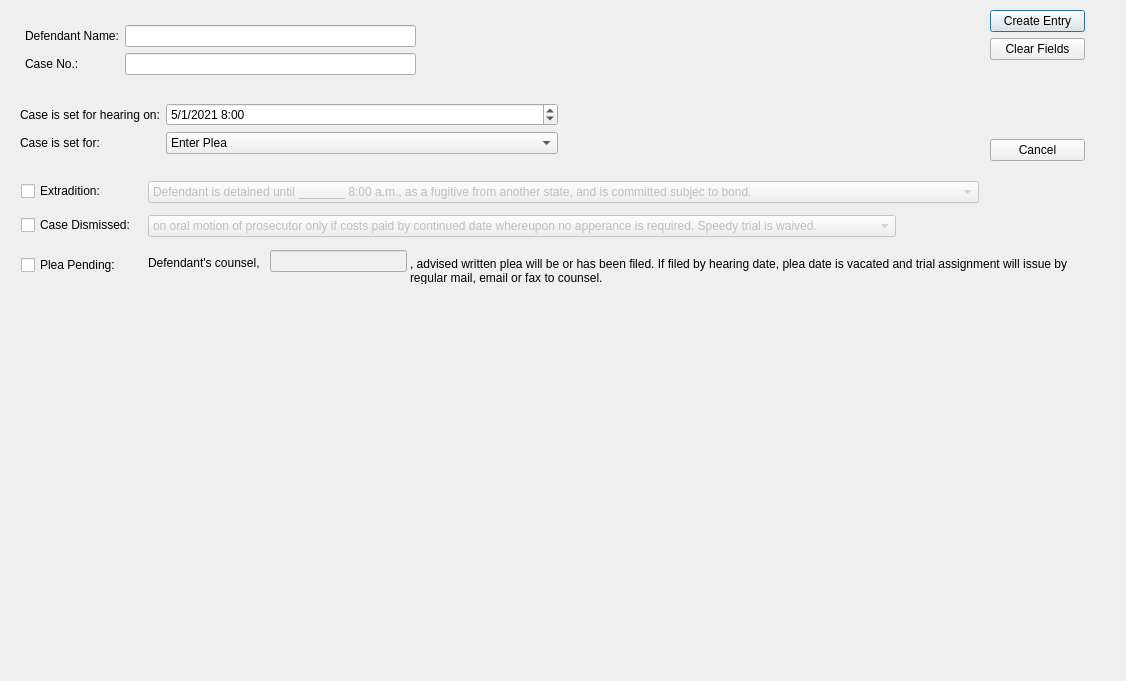
<?xml version="1.0" encoding="UTF-8"?>
<ui version="4.0">
 <class>YellowFormDialog</class>
 <widget class="QDialog" name="YellowFormDialog">
  <property name="enabled">
   <bool>true</bool>
  </property>
  <property name="geometry">
   <rect>
    <x>0</x>
    <y>0</y>
    <width>1126</width>
    <height>681</height>
   </rect>
  </property>
  <property name="windowTitle">
   <string>YellowFormDialog</string>
  </property>
  <widget class="QWidget" name="layoutWidget_2">
   <property name="geometry">
    <rect>
     <x>990</x>
     <y>10</y>
     <width>95</width>
     <height>151</height>
    </rect>
   </property>
   <layout class="QVBoxLayout" name="verticalLayout">
    <item>
     <widget class="QPushButton" name="pushButton">
      <property name="text">
       <string>Create Entry</string>
      </property>
     </widget>
    </item>
    <item>
     <widget class="QPushButton" name="pushButton_2">
      <property name="text">
       <string>Clear Fields</string>
      </property>
     </widget>
    </item>
    <item>
     <spacer name="verticalSpacer">
      <property name="orientation">
       <enum>Qt::Vertical</enum>
      </property>
      <property name="sizeHint" stdset="0">
       <size>
        <width>20</width>
        <height>58</height>
       </size>
      </property>
     </spacer>
    </item>
    <item>
     <widget class="QPushButton" name="pushButton_3">
      <property name="text">
       <string>Cancel</string>
      </property>
     </widget>
    </item>
   </layout>
  </widget>
  <widget class="QWidget" name="layoutWidget">
   <property name="geometry">
    <rect>
     <x>20</x>
     <y>20</y>
     <width>401</width>
     <height>81</height>
    </rect>
   </property>
   <layout class="QFormLayout" name="formLayout">
    <property name="leftMargin">
     <number>5</number>
    </property>
    <property name="topMargin">
     <number>5</number>
    </property>
    <property name="rightMargin">
     <number>5</number>
    </property>
    <property name="bottomMargin">
     <number>5</number>
    </property>
    <item row="0" column="0">
     <widget class="QLabel" name="label">
      <property name="text">
       <string>Defendant Name:</string>
      </property>
     </widget>
    </item>
    <item row="0" column="1">
     <widget class="QLineEdit" name="defendant_name"/>
    </item>
    <item row="1" column="0">
     <widget class="QLabel" name="label_2">
      <property name="text">
       <string>Case No.:</string>
      </property>
     </widget>
    </item>
    <item row="1" column="1">
     <widget class="QLineEdit" name="case_no"/>
    </item>
   </layout>
  </widget>
  <widget class="QComboBox" name="extradition_choices">
   <property name="enabled">
    <bool>false</bool>
   </property>
   <property name="geometry">
    <rect>
     <x>148</x>
     <y>181</y>
     <width>878</width>
     <height>22</height>
    </rect>
   </property>
   <property name="editable">
    <bool>false</bool>
   </property>
   <property name="sizeAdjustPolicy">
    <enum>QComboBox::AdjustToContents</enum>
   </property>
   <item>
    <property name="text">
     <string>Defendant is detained until _______ 8:00 a.m., as a fugitive from another state, and is committed subjec to bond.</string>
    </property>
   </item>
   <item>
    <property name="text">
     <string>Defendant waived issues of covernor's warrant and habeas corpus. R.C. 2963.11-13. Defendant shall report to court as directed if released on bond.</string>
    </property>
   </item>
  </widget>
  <widget class="QCheckBox" name="extradition_checkbox">
   <property name="geometry">
    <rect>
     <x>21</x>
     <y>181</y>
     <width>92</width>
     <height>20</height>
    </rect>
   </property>
   <property name="text">
    <string>Extradition:</string>
   </property>
  </widget>
  <widget class="QCheckBox" name="case_dismissed_checkbox">
   <property name="geometry">
    <rect>
     <x>21</x>
     <y>215</y>
     <width>121</width>
     <height>20</height>
    </rect>
   </property>
   <property name="text">
    <string>Case Dismissed:</string>
   </property>
  </widget>
  <widget class="QComboBox" name="dismissed_choices">
   <property name="enabled">
    <bool>false</bool>
   </property>
   <property name="geometry">
    <rect>
     <x>148</x>
     <y>215</y>
     <width>748</width>
     <height>22</height>
    </rect>
   </property>
   <property name="sizeAdjustPolicy">
    <enum>QComboBox::AdjustToContentsOnFirstShow</enum>
   </property>
   <item>
    <property name="text">
     <string>on oral motion of prosecutor only if costs paid by continued date whereupon no apperance is required. Speedy trial is waived.</string>
    </property>
   </item>
   <item>
    <property name="text">
     <string>without prejudice.</string>
    </property>
   </item>
  </widget>
  <widget class="QCheckBox" name="plea_pending_checkbox">
   <property name="geometry">
    <rect>
     <x>21</x>
     <y>255</y>
     <width>105</width>
     <height>20</height>
    </rect>
   </property>
   <property name="text">
    <string>Plea Pending:</string>
   </property>
  </widget>
  <widget class="QLineEdit" name="defense_counsel_name">
   <property name="enabled">
    <bool>false</bool>
   </property>
   <property name="geometry">
    <rect>
     <x>270</x>
     <y>250</y>
     <width>137</width>
     <height>22</height>
    </rect>
   </property>
  </widget>
  <widget class="QLabel" name="label_5">
   <property name="geometry">
    <rect>
     <x>148</x>
     <y>255</y>
     <width>122</width>
     <height>16</height>
    </rect>
   </property>
   <property name="text">
    <string>Defendant's counsel, </string>
   </property>
  </widget>
  <widget class="QLabel" name="label_6">
   <property name="geometry">
    <rect>
     <x>410</x>
     <y>258</y>
     <width>691</width>
     <height>26</height>
    </rect>
   </property>
   <property name="acceptDrops">
    <bool>false</bool>
   </property>
   <property name="text">
    <string>, advised written plea will be or has been filed. If filed by hearing date, plea date is vacated and trial assignment will issue by regular mail, email or fax to counsel.</string>
   </property>
   <property name="wordWrap">
    <bool>true</bool>
   </property>
  </widget>
  <widget class="QWidget" name="">
   <property name="geometry">
    <rect>
     <x>20</x>
     <y>103</y>
     <width>538</width>
     <height>74</height>
    </rect>
   </property>
   <layout class="QFormLayout" name="formLayout_3">
    <item row="0" column="1">
     <widget class="QDateTimeEdit" name="case_set_date">
      <property name="date">
       <date>
        <year>2021</year>
        <month>5</month>
        <day>1</day>
       </date>
      </property>
      <property name="time">
       <time>
        <hour>8</hour>
        <minute>0</minute>
        <second>0</second>
       </time>
      </property>
      <property name="maximumDate">
       <date>
        <year>2100</year>
        <month>12</month>
        <day>1</day>
       </date>
      </property>
      <property name="minimumDate">
       <date>
        <year>2021</year>
        <month>4</month>
        <day>1</day>
       </date>
      </property>
      <property name="minimumTime">
       <time>
        <hour>8</hour>
        <minute>0</minute>
        <second>0</second>
       </time>
      </property>
      <property name="displayFormat">
       <string>M/d/yyyy h:mm </string>
      </property>
     </widget>
    </item>
    <item row="1" column="0">
     <widget class="QLabel" name="label_4">
      <property name="text">
       <string>Case is set for:</string>
      </property>
     </widget>
    </item>
    <item row="1" column="1">
     <widget class="QComboBox" name="case_set_for_choices">
      <item>
       <property name="text">
        <string>Enter Plea</string>
       </property>
      </item>
      <item>
       <property name="text">
        <string>Delayed on defendant's motion, time tolled per R.C. 2945.72.</string>
       </property>
      </item>
     </widget>
    </item>
    <item row="0" column="0">
     <widget class="QLabel" name="label_3">
      <property name="text">
       <string>Case is set for hearing on:</string>
      </property>
     </widget>
    </item>
   </layout>
  </widget>
 </widget>
 <resources/>
 <connections>
  <connection>
   <sender>pushButton</sender>
   <signal>clicked()</signal>
   <receiver>YellowFormDialog</receiver>
   <slot>createEntry()</slot>
   <hints>
    <hint type="sourcelabel">
     <x>1007</x>
     <y>23</y>
    </hint>
    <hint type="destinationlabel">
     <x>497</x>
     <y>5</y>
    </hint>
   </hints>
  </connection>
  <connection>
   <sender>pushButton_2</sender>
   <signal>clicked()</signal>
   <receiver>defendant_name</receiver>
   <slot>clear()</slot>
   <hints>
    <hint type="sourcelabel">
     <x>1029</x>
     <y>72</y>
    </hint>
    <hint type="destinationlabel">
     <x>321</x>
     <y>23</y>
    </hint>
   </hints>
  </connection>
  <connection>
   <sender>pushButton_2</sender>
   <signal>clicked()</signal>
   <receiver>case_no</receiver>
   <slot>clear()</slot>
   <hints>
    <hint type="sourcelabel">
     <x>1054</x>
     <y>72</y>
    </hint>
    <hint type="destinationlabel">
     <x>354</x>
     <y>63</y>
    </hint>
   </hints>
  </connection>
  <connection>
   <sender>pushButton_3</sender>
   <signal>clicked()</signal>
   <receiver>YellowFormDialog</receiver>
   <slot>reject()</slot>
   <hints>
    <hint type="sourcelabel">
     <x>1015</x>
     <y>159</y>
    </hint>
    <hint type="destinationlabel">
     <x>1047</x>
     <y>119</y>
    </hint>
   </hints>
  </connection>
  <connection>
   <sender>case_dismissed_checkbox</sender>
   <signal>toggled(bool)</signal>
   <receiver>YellowFormDialog</receiver>
   <slot>setDialog()</slot>
   <hints>
    <hint type="sourcelabel">
     <x>67</x>
     <y>237</y>
    </hint>
    <hint type="destinationlabel">
     <x>120</x>
     <y>213</y>
    </hint>
   </hints>
  </connection>
  <connection>
   <sender>extradition_checkbox</sender>
   <signal>toggled(bool)</signal>
   <receiver>YellowFormDialog</receiver>
   <slot>setDialog()</slot>
   <hints>
    <hint type="sourcelabel">
     <x>59</x>
     <y>198</y>
    </hint>
    <hint type="destinationlabel">
     <x>112</x>
     <y>181</y>
    </hint>
   </hints>
  </connection>
  <connection>
   <sender>plea_pending_checkbox</sender>
   <signal>toggled(bool)</signal>
   <receiver>YellowFormDialog</receiver>
   <slot>setDialog()</slot>
   <hints>
    <hint type="sourcelabel">
     <x>96</x>
     <y>278</y>
    </hint>
    <hint type="destinationlabel">
     <x>113</x>
     <y>262</y>
    </hint>
   </hints>
  </connection>
 </connections>
 <slots>
  <slot>createEntry()</slot>
  <slot>setDialog()</slot>
 </slots>
</ui>
